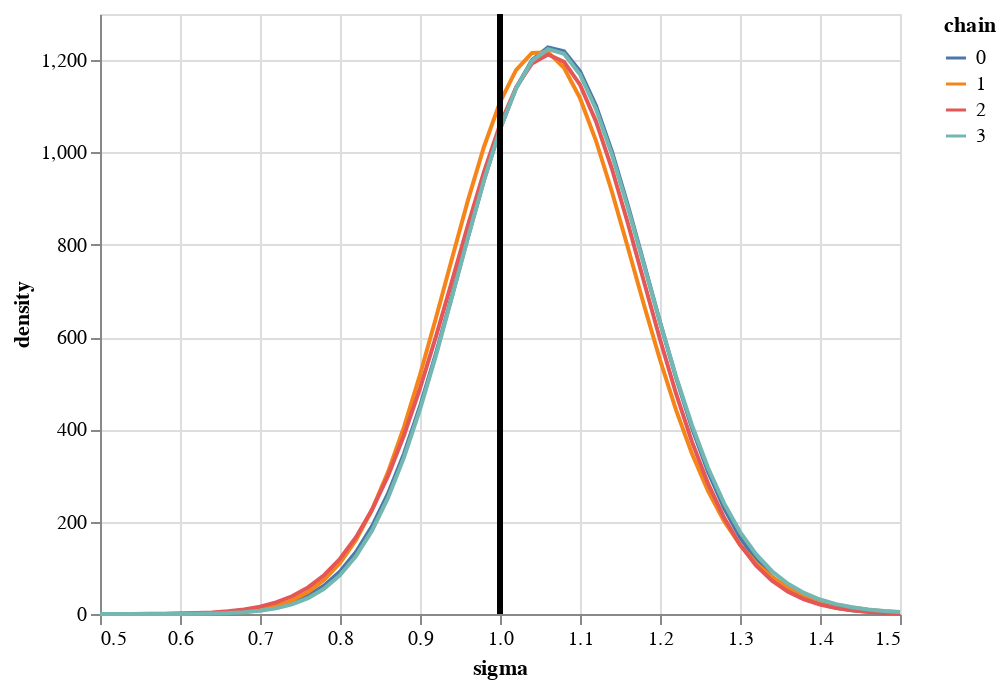

Here is the notebook cell this chart was saved with:
### Code cell
altair.Chart(
    df_samples.loc[lambda df: df["iteration"] >= 200].iloc[::5]
).transform_density(
    density="sigma",
    bandwidth=0.1,
    groupby=["chain"],
    extent=[0.5, 1.5],
    counts=True,
    steps=50,
).mark_line().encode(
    altair.X("value:Q", title="sigma"), altair.Y("density:Q"), altair.Color("chain:N")
) + altair.Chart().mark_rule(
    size=3
).encode(
    x=altair.datum(true_sigma)
)

### Figure 1 — Vega-Lite specification as saved in the notebook (floating-point values rounded to 4 significant figures; data arrays with more than 128 entries replaced by an {"elided": "..."} marker saying what was removed)
{"config": {"view": {"continuousWidth": 400, "continuousHeight": 300}}, "layer": [{"data": {"name": "data-eee75276221ae9b3906abf8ed0df40b8"}, "mark": "line", "encoding": {"color": {"field": "chain", "type": "nominal"}, "x": {"field": "value", "title": "sigma", "type": "quantitative"}, "y": {"field": "density", "type": "quantitative"}}, "transform": [{"density": "sigma", "bandwidth": 0.1, "counts": true, "extent": [0.5, 1.5], "groupby": ["chain"], "steps": 50}]}, {"data": {"name": "empty"}, "mark": {"type": "rule", "size": 3}, "encoding": {"x": {"datum": 1.0}}}], "$schema": "https://vega.github.io/schema/vega-lite/v4.17.0.json", "datasets": {"data-eee75276221ae9b3906abf8ed0df40b8": {"elided": "1440 records"}, "empty": [{}]}}
